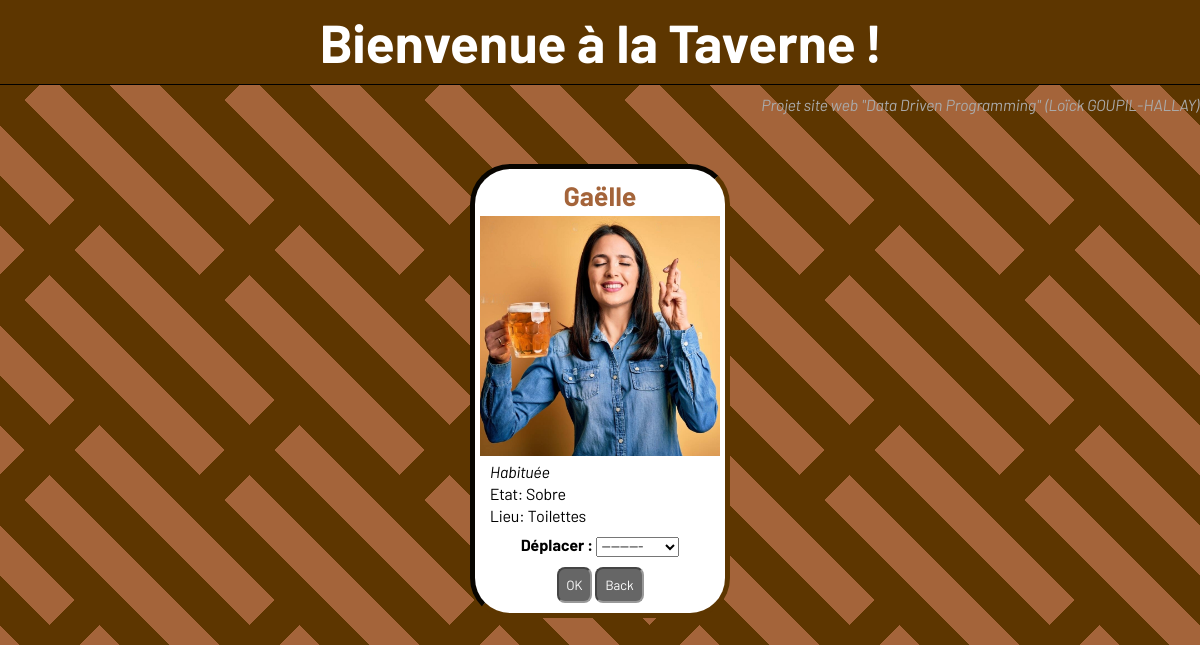
/client/Gaëlle/, run on the app's committed database.
### taverne/models.py (models this page shows, shortened)
class Character(models.Model):
    id_character = models.CharField(max_length=100, primary_key=True)
    etat = models.CharField(max_length=20)
    titre = models.CharField(max_length=20)
    photo = models.CharField(max_length=200)
    lieu = models.ForeignKey(Equipement, on_delete=models.CASCADE)

class Equipement(models.Model):
    id_equip = models.CharField(max_length=100, primary_key=True)
    disponibilite = models.CharField(max_length=20)
    photo = models.CharField(max_length=200)
    def __str__(self):
        return str(self.id_equip)

### taverne/views.py (the view)
# urls.py: path('client/<str:pk>/', client_detail, name='client_detail'),
def client_detail(request, pk,msg=''):
    client = get_object_or_404(Character, id_character=pk)
    if request.method == 'POST':
        form = MoveForm(request.POST)
        if form.is_valid():
            ancien_lieu = get_object_or_404(Equipement, id_equip=client.lieu.id_equip)
            ancien_lieu.disponibilite = "Libre"
            ancien_lieu.save()
            form.save(commit=False)
            nouveau_lieu = form.cleaned_data['lieu']
            if nouveau_lieu.disponibilite != 'Occupé':
                client.etat, nouveau_lieu.disponibilite, msg = checkMove(nouveau_lieu.id_equip, client.etat,client.id_character)
                if not msg:
                    client.lieu = nouveau_lieu
                    nouveau_lieu.save()
                    client.save()
            else:
                msg = f"Le lieu {nouveau_lieu.id_equip} est occupé !"
            if msg != '':
                return render(request, 'taverne/client_detail.html', {'message':msg,'client':client})
            else:
                return redirect('taverne_view')
    else:
        form = MoveForm()
    return render(request, 'taverne/client_detail.html', {'client': client, 'form': form, 'message': ""})

### taverne/forms.py
class MoveForm(forms.ModelForm):
    class Meta:
        model = Character
        fields = ('lieu',)

### taverne/templates/taverne/client_detail.html (shortened to what this page needs)
{% extends 'taverne/base.html' %}
{% load static %}
{% block content %}
    <div class="cellule detail">
        <h3>{{ client.id_character }}</h3>
        <img class="photo" src="{% static 'img/clients/' %}{{ client.photo }}" alt="{{ client.id_character }}">
        <p><em>{{ client.titre }}</em></p>
        <p>Etat: {{ client.etat }}</p>
        <p>Lieu: {{ client.lieu }}</p>
        <form method="POST" class="post-form">{% csrf_token %}
            <b> Déplacer : </b>
            {% for field in form %}
                {{ field }}
            {% endfor %}
            <div style="margin: 10px auto 0; width: fit-content;">
            <button type="submit" class="form-button">OK</button>
            <a href="{% url 'taverne_view' %}"><button class="form-button">Back</button></a>
            </div>
        </form>
    </div>
{% endblock %}

### taverne/static/css/taverne.css (style rules this page uses)
* { font-family: "Barlow"; }
body { margin: 0 0 10px; padding: 0; background: linear-gradient(135deg,#0000 18.75%,#5d3600 0 31.25%,#0000 0), repeating-linear-gradient(45deg,#5d3600 -6.25% 6.25%,#a4643a 0 18.75%); background-size: 200px 200px; }
h3 { font-size: 20pt; text-align: center; margin: 0 0 5px; }
p { margin: 3px 10px; padding: 0; }
.cellule { border: 5px inset #5d3600; padding: 10px 5px; background-color: #fff; transition: background-color 1s; border-radius: 40px; margin: 0 5px; min-width: 50px; width: fit-content; }
.photo { max-width: 20vw; min-width: 50px; height: auto; margin: 0 auto; }
.detail { margin: 50px auto; }
.detail h3 { color: #a4643a; }
form { width:fit-content; margin: 10px auto 0; }
.form-button { padding: 8px; color: #fff; background-color: #666; border: 2px inset #999; transition: background-color 1s; border-radius: 8px; }
a:link { color:#a4643a; }

### data on the page
Character: id_character "Gaëlle", photo (picture), titre "Habituée", etat "Sobre", lieu "Toilettes"
